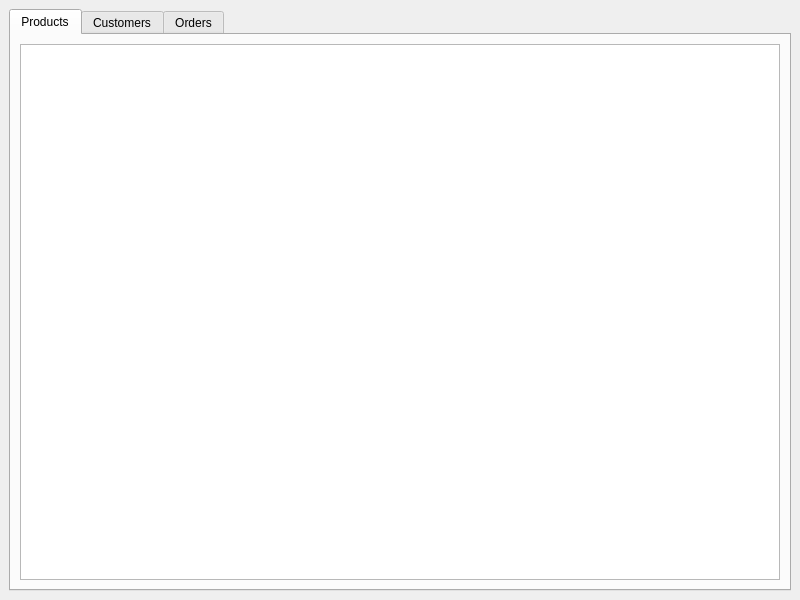
<?xml version="1.0" encoding="UTF-8"?>
<ui version="4.0">
 <class>MainWindow</class>
 <widget class="QMainWindow" name="MainWindow">
  <property name="geometry">
   <rect>
    <x>0</x>
    <y>0</y>
    <width>800</width>
    <height>600</height>
   </rect>
  </property>
  <property name="windowTitle">
   <string>QTableView-QSqlDatabase-Example</string>
  </property>
  <widget class="QWidget" name="centralwidget">
   <layout class="QGridLayout" name="gridLayout">
    <item row="0" column="0">
     <widget class="QTabWidget" name="tabWidget">
      <property name="currentIndex">
       <number>0</number>
      </property>
      <widget class="QWidget" name="tab">
       <attribute name="title">
        <string>Products</string>
       </attribute>
       <layout class="QGridLayout" name="gridLayout_2">
        <item row="0" column="0">
         <widget class="QTableView" name="productsTableView"/>
        </item>
       </layout>
      </widget>
      <widget class="QWidget" name="tab_2">
       <attribute name="title">
        <string>Customers</string>
       </attribute>
       <layout class="QGridLayout" name="gridLayout_3">
        <item row="0" column="0">
         <widget class="QTableView" name="customersTableView"/>
        </item>
       </layout>
      </widget>
      <widget class="QWidget" name="tab_3">
       <attribute name="title">
        <string>Orders</string>
       </attribute>
       <layout class="QGridLayout" name="gridLayout_4">
        <item row="0" column="0">
         <widget class="QTableView" name="ordersTableView"/>
        </item>
       </layout>
      </widget>
     </widget>
    </item>
   </layout>
  </widget>
 </widget>
 <resources/>
 <connections/>
</ui>
